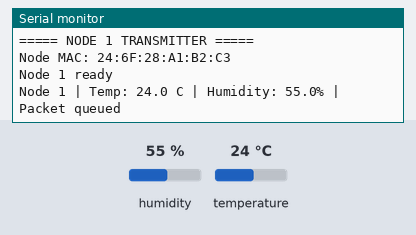
Bench run of a sketch on a simulated ESP32. On the bench: the last lines printed to the serial monitor. The inputs (shaded band) are chosen by the test bench; at power-on: humidity 55 %, temperature 24 °C.

Above: at 2.3 s.
2.4 s: humidity set to 22 %
At 4.1 s:
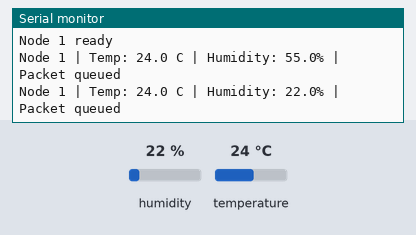
5.1 s: temperature set to 12 °C
At 6.5 s:
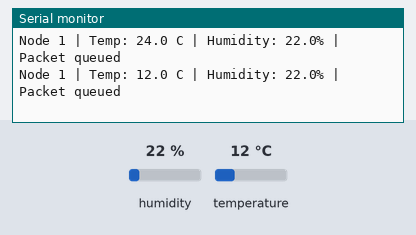
7.8 s: humidity set to 40 %
At 10.1 s:
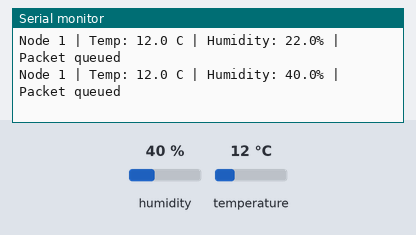
Timing chart, 0 to 11.6 s (numbered marks = the images above; inputs shaded):
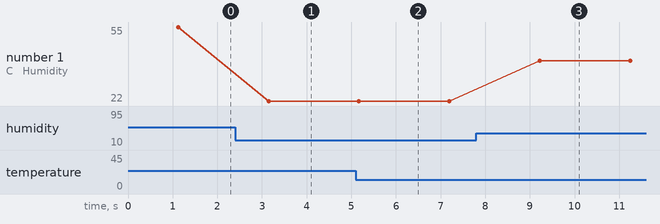

Measured:
- after the input at 2.4 s, the serial monitor: prints a new line after 0.75 s (image 1)
- after the input at 5.1 s, the serial monitor: prints a new line after 0.07 s (image 2)
- after the input at 7.8 s, the serial monitor: prints a new line after 1.4 s (image 3)
- plotted number 1: 55 → 22 after the input at 2.4 s, 22 → 40 after the input at 7.8 s

The sketch:

Node1.ino
```cpp
#include <WiFi.h>
#include <esp_now.h>
#include <esp_wifi.h>
#include <DHT.h>

#define DHT_PIN 18
#define DHT_TYPE DHT11
#define WIFI_CHANNEL 1

DHT dht(DHT_PIN, DHT_TYPE);

// Receiver MAC: 58:2A:BD:76:85:C0
uint8_t receiverMAC[] = {
  0x58, 0x2A, 0xBD, 0x76, 0x85, 0xC0
};

struct SensorPacket {
  uint8_t nodeId;
  float temperature;
  float humidity;
  uint32_t sequence;
};

SensorPacket packet;
uint32_t sequenceNumber = 0;

void setup() {
  Serial.begin(115200);
  delay(1000);

  dht.begin();

  WiFi.mode(WIFI_STA);
  WiFi.disconnect();
  delay(100);

  if (esp_wifi_set_channel(
        WIFI_CHANNEL, WIFI_SECOND_CHAN_NONE) != ESP_OK) {
    Serial.println("Channel setup failed!");
    while (true) delay(1000);
  }

  Serial.println();
  Serial.println("===== NODE 1 TRANSMITTER =====");
  Serial.print("Node MAC: ");
  Serial.println(WiFi.macAddress());

  if (esp_now_init() != ESP_OK) {
    Serial.println("ESP-NOW initialization failed!");
    while (true) delay(1000);
  }

  esp_now_peer_info_t peerInfo = {};
  memcpy(peerInfo.peer_addr, receiverMAC, 6);
  peerInfo.channel = WIFI_CHANNEL;
  peerInfo.encrypt = false;

  if (esp_now_add_peer(&peerInfo) != ESP_OK) {
    Serial.println("Failed to add receiver!");
    while (true) delay(1000);
  }

  Serial.println("Node 1 ready");
}

void loop() {
  float temperature = dht.readTemperature();
  float humidity = dht.readHumidity();

  if (isnan(temperature) || isnan(humidity)) {
    Serial.println("DHT11 reading failed!");
    delay(2000);
    return;
  }

  packet.nodeId = 1;
  packet.temperature = temperature;
  packet.humidity = humidity;
  packet.sequence = ++sequenceNumber;

  esp_err_t result = esp_now_send(
    receiverMAC,
    (uint8_t *)&packet,
    sizeof(packet)
  );

  Serial.printf(
    "Node 1 | Temp: %.1f C | Humidity: %.1f%% | ",
    temperature, humidity
  );

  if (result == ESP_OK) {
    Serial.println("Packet queued");
  } else {
    Serial.printf("Send error: %d\n", result);
  }

  delay(2000);
}
```
